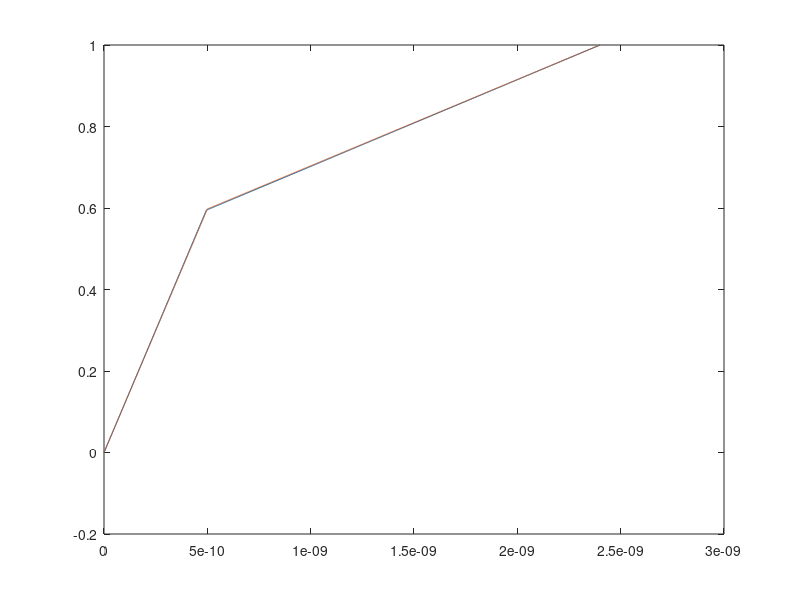

The MATLAB source for this figure:
clear;
%*********%

% Numerical Solution
a = 0.5e-9;
b = 1.9e-9;
N = 500;
n = round(N*(a/(a+b)));
delta_x = (a+b)/(N-1);
x = 0:delta_x:a+b;
E1 = 3.9*8.85e-12; E2 = 22*8.85e-12;
A = zeros(N,N);
v = [1;-2;1];

for i=2:n-1
    for j=1:3
        A(i,i+j-2)=E1.*v(j,1)/(delta_x)^2;
    end
end
for i=n+1:N-1
    for j=1:3
        A(i,i+j-2)=E2.*v(j,1)/(delta_x)^2;
    end
end

A(1,1) = 1; A(N,N) = 1;
A(n,n-1) = E1/(delta_x)^2; A(n,n) = -(E1+E2)/(delta_x)^2; A(n,n+1)=E2/(delta_x)^2;
B = zeros(N,1); B(N,1) = 1;
phi = inv(A)*B;

% Analytic solution 
NN = 5000;
nn = round(NN*(a/(a+b)));
xx = 0:(a+b)/(NN-1):a+b;
An = zeros(NN,1); 
c = E2/(E1*b+E2*a);
d = E1/(E1*b+E2*a);
e = (E2*a-E1*a)/(E1*b+E2*a);

for i=1:nn
    An(i,1) = c*xx(1,i);
end
for i=nn:NN
    An(i,1) = d*xx(1,i)+e;
end

% Analytic capacitance
C1 = E1/a; C2 = E2/b; C = 1/((1/C1)+(1/C2)); 

plot(x,phi,xx,An);

